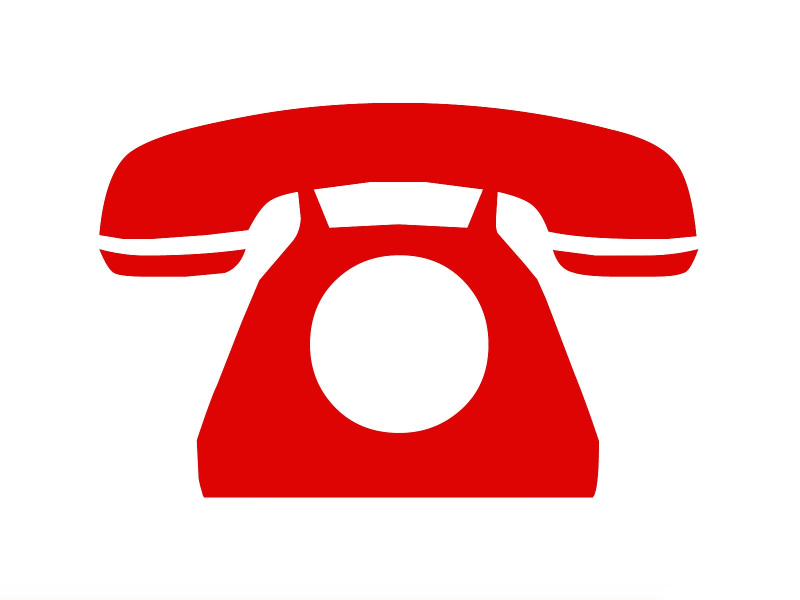
#> input picture PillowDemo/test.jpg, 1600 x 1200 px (shown at 1/2 size)
$ python PillowDemo.py
#> lines starting #> are read from the running program, lines starting #| are printed output that depends on the picture
#!/usr/bin/env python3
# -*- coding: utf-8 -*-
from PIL import Image,ImageFilter
im = Image.open("test.jpg")
#> im is the input picture: PIL image 1600x1200 RGB; mean R, G, B 246, 188.9, 188.6
w,h=im.size
#> w = 1600; h = 1200
print("图片的宽度和高度分别为%s,%s"%(w,h))
#| 图片的宽度和高度分别为1600,1200
#缩放
im.thumbnail((w/2,h/2));
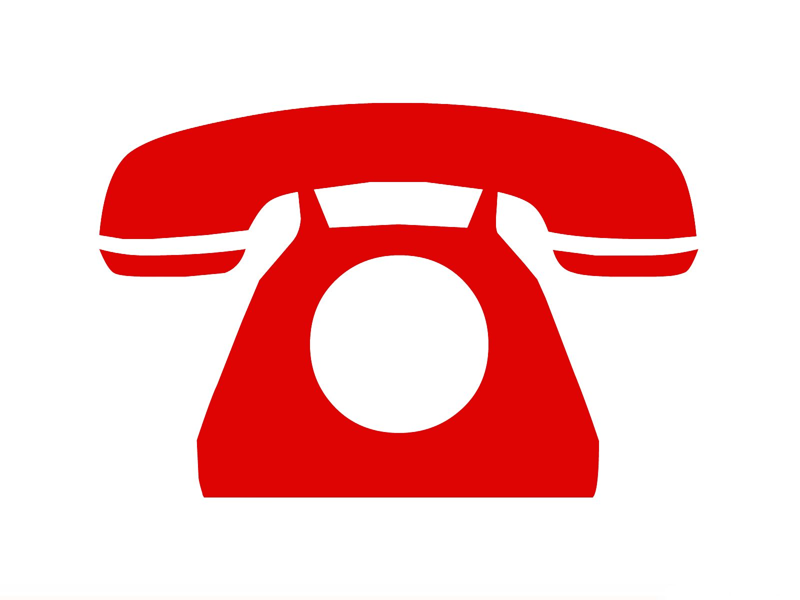
#> im: PIL image 800x600 RGB; mean R, G, B 246, 188.9, 188.6
#im.save("test1_2.jpg","jpeg");
w,h=im.size
#> w = 800; h = 600
print(w,h)
#| 800 600
im.filter(ImageFilter.BLUR);
#暂不保存
im.save("demo1_filter.jpg","jpeg");
